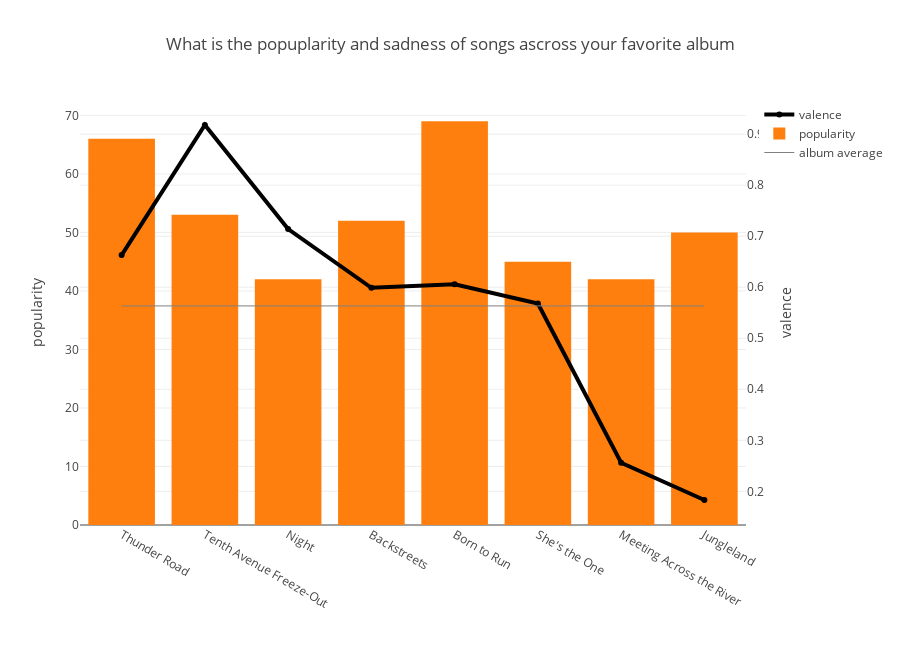

The code cell stored with this chart in its notebook:
### Code cell
fm = get_album_stats('born to run')

### Figure 1 — Plotly figure (JSON) as saved in the notebook; plotly's stock layout.template omitted (floating-point values rounded to 4 significant figures)
{"data": [{"line": {"color": "black", "width": 4}, "name": "valence", "type": "scatter", "x": ["Thunder Road", "Tenth Avenue Freeze-Out", "Night", "Backstreets", "Born to Run", "She's the One", "Meeting Across the River", "Jungleland"], "y": [0.663, 0.918, 0.714, 0.599, 0.606, 0.568, 0.256, 0.183], "yaxis": "y2"}, {"name": "popularity", "type": "bar", "x": ["Thunder Road", "Tenth Avenue Freeze-Out", "Night", "Backstreets", "Born to Run", "She's the One", "Meeting Across the River", "Jungleland"], "y": [66, 53, 42, 52, 69, 45, 42, 50]}, {"line": {"color": "grey", "width": 1}, "mode": "lines", "name": "album average", "type": "scatter", "x": ["Thunder Road", "Tenth Avenue Freeze-Out", "Night", "Backstreets", "Born to Run", "She's the One", "Meeting Across the River", "Jungleland"], "y": [0.5634, 0.5634, 0.5634, 0.5634, 0.5634, 0.5634, 0.5634, 0.5634], "yaxis": "y2"}], "layout": {"height": 650, "margin": {"b": 125}, "title": "What is the popuplarity and sadness of songs ascross your favorite album", "width": 900, "yaxis": {"title": "popularity"}, "yaxis2": {"overlaying": "y", "side": "right", "title": "valence"}}}
